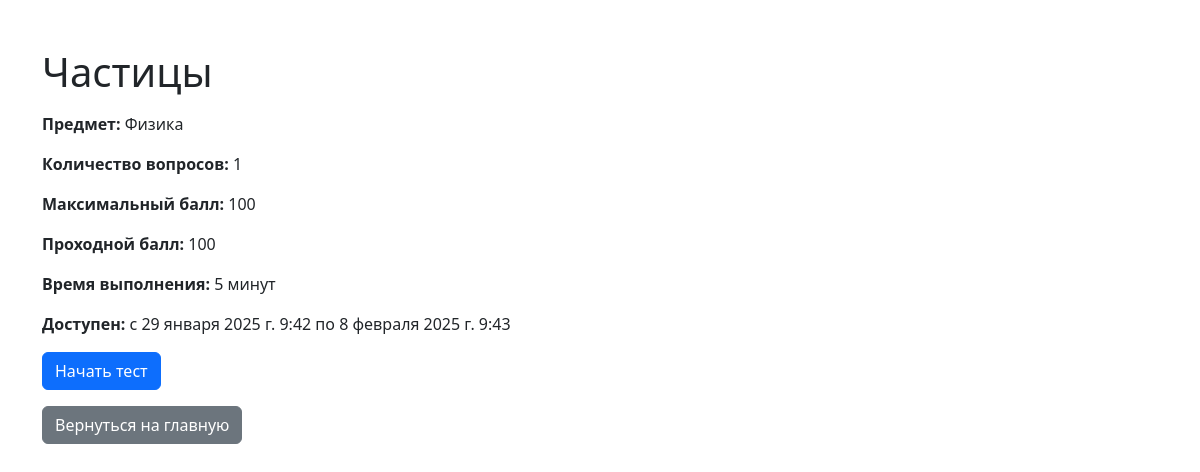
/test/5/description (signed in), run on the app's committed database.
### quiz/models.py (models this page shows, shortened)
class Test(models.Model):
    subject = models.ForeignKey(Subject, on_delete=models.CASCADE)
    name = models.CharField(max_length=200)
    pass_score = models.IntegerField(default=100)  # Проходной балл
    start_time = models.DateTimeField()  # Начало теста
    end_time = models.DateTimeField()  # Окончание теста
    duration = models.IntegerField()  # Длительность теста в минутах
    access_key = models.CharField(max_length=50, unique=True)  # Ключ доступа
    created_by = models.ForeignKey(User, on_delete=models.CASCADE, related_name='tests', null=True, blank=True)  # Разрешаем NULL значения

class Subject(models.Model):
    name = models.CharField(max_length=100)

### quiz/views.py (the view)
# urls.py: path('test/<int:test_id>/description', TestDescriptionView.as_view(), name='test_description'),
class TestDescriptionView(mixins.LoginRequiredMixin, views.View):
    def get(self, request, test_id):
        test = get_object_or_404(Test, id=test_id)
        questions = Question.objects.filter(test=test).prefetch_related('answers')
        question_count = questions.count()
        max_score = sum(question.score for question in questions)
        return render(request, 'quiz/test_description.html', {
            'test': test,
            'questions': questions,
            'question_count': question_count,
            'max_score': max_score,
        })

### quiz/templates/quiz/test_description.html (shortened to what this page needs)
<!DOCTYPE html>
<html lang="ru">
<head>
    <link href="https://cdn.jsdelivr.net/npm/bootstrap@5.3.0/dist/css/bootstrap.min.css" rel="stylesheet">
</head>
<body>
    <div class="container mt-5">
        <h1 class="mb-3">{{ test.name }}</h1>
        <p><strong>Предмет:</strong> {{ test.subject.name }}</p>
        <p><strong>Количество вопросов:</strong> {{ question_count }}</p>
        <p><strong>Максимальный балл:</strong> {{ max_score }}</p>
        <p><strong>Проходной балл:</strong> {{ test.pass_score }}</p>
        <p><strong>Время выполнения:</strong> {{ test.duration }} минут</p>
        <p><strong>Доступен:</strong> с {{ test.start_time }} по {{ test.end_time }}</p>
        <div>
           <a href="{% url 'take_test' test.id %}" class="btn btn-primary">Начать тест</a>
        </div>
        <div>
          <a href="{% url 'home' %}" class="btn btn-secondary mt-3">Вернуться на главную</a>
        </div>
    </div>
</body>
</html>

### data on the page
Test: name "Частицы", subject.name "Физика", pass_score "100", duration "5", start_time "29 января 2025 г. 9:42", end_time "8 февраля 2025 г. 9:43"

### other printed values
{{ question_count }} "1"
{{ max_score }} "100"
